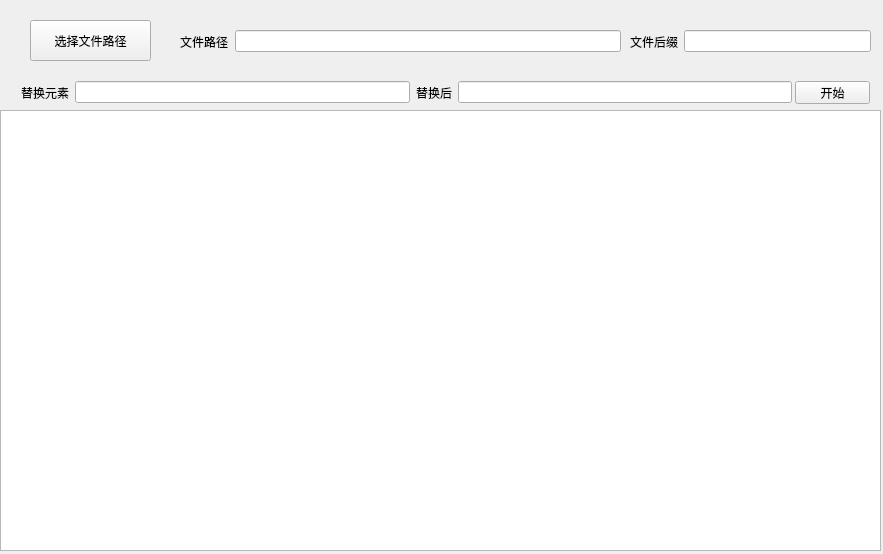
<?xml version="1.0" encoding="UTF-8"?>
<ui version="4.0">
 <class>Form</class>
 <widget class="QWidget" name="Form">
  <property name="geometry">
   <rect>
    <x>0</x>
    <y>0</y>
    <width>883</width>
    <height>554</height>
   </rect>
  </property>
  <property name="sizePolicy">
   <sizepolicy hsizetype="Fixed" vsizetype="Fixed">
    <horstretch>0</horstretch>
    <verstretch>0</verstretch>
   </sizepolicy>
  </property>
  <property name="minimumSize">
   <size>
    <width>883</width>
    <height>554</height>
   </size>
  </property>
  <property name="maximumSize">
   <size>
    <width>883</width>
    <height>554</height>
   </size>
  </property>
  <property name="windowTitle">
   <string>替换文档元素</string>
  </property>
  <property name="autoFillBackground">
   <bool>true</bool>
  </property>
  <widget class="QPushButton" name="selectFilePath">
   <property name="geometry">
    <rect>
     <x>30</x>
     <y>20</y>
     <width>121</width>
     <height>41</height>
    </rect>
   </property>
   <property name="text">
    <string>选择文件路径</string>
   </property>
  </widget>
  <widget class="QWidget" name="layoutWidget">
   <property name="geometry">
    <rect>
     <x>180</x>
     <y>30</y>
     <width>441</width>
     <height>23</height>
    </rect>
   </property>
   <layout class="QHBoxLayout" name="horizontalLayout">
    <item>
     <widget class="QLabel" name="label">
      <property name="text">
       <string>文件路径</string>
      </property>
     </widget>
    </item>
    <item>
     <widget class="QLineEdit" name="pathText"/>
    </item>
   </layout>
  </widget>
  <widget class="QPushButton" name="btnStart">
   <property name="geometry">
    <rect>
     <x>795</x>
     <y>81</y>
     <width>75</width>
     <height>23</height>
    </rect>
   </property>
   <property name="text">
    <string>开始</string>
   </property>
  </widget>
  <widget class="QWidget" name="layoutWidget">
   <property name="geometry">
    <rect>
     <x>630</x>
     <y>30</y>
     <width>241</width>
     <height>23</height>
    </rect>
   </property>
   <layout class="QHBoxLayout" name="horizontalLayout_4">
    <item>
     <widget class="QLabel" name="label_4">
      <property name="text">
       <string>文件后缀</string>
      </property>
     </widget>
    </item>
    <item>
     <widget class="QLineEdit" name="suffixText"/>
    </item>
   </layout>
  </widget>
  <widget class="QWidget" name="layoutWidget">
   <property name="geometry">
    <rect>
     <x>21</x>
     <y>81</y>
     <width>771</width>
     <height>23</height>
    </rect>
   </property>
   <layout class="QHBoxLayout" name="horizontalLayout_2">
    <item>
     <widget class="QLabel" name="label_2">
      <property name="text">
       <string>替换元素</string>
      </property>
     </widget>
    </item>
    <item>
     <widget class="QLineEdit" name="beforeText"/>
    </item>
    <item>
     <widget class="QLabel" name="label_3">
      <property name="text">
       <string>替换后</string>
      </property>
     </widget>
    </item>
    <item>
     <widget class="QLineEdit" name="replaceText"/>
    </item>
   </layout>
  </widget>
  <widget class="QTextBrowser" name="textBrowser">
   <property name="geometry">
    <rect>
     <x>0</x>
     <y>110</y>
     <width>881</width>
     <height>441</height>
    </rect>
   </property>
   <property name="font">
    <font>
     <family>JetBrains Mono</family>
     <pointsize>10</pointsize>
    </font>
   </property>
  </widget>
 </widget>
 <resources/>
 <connections/>
</ui>
